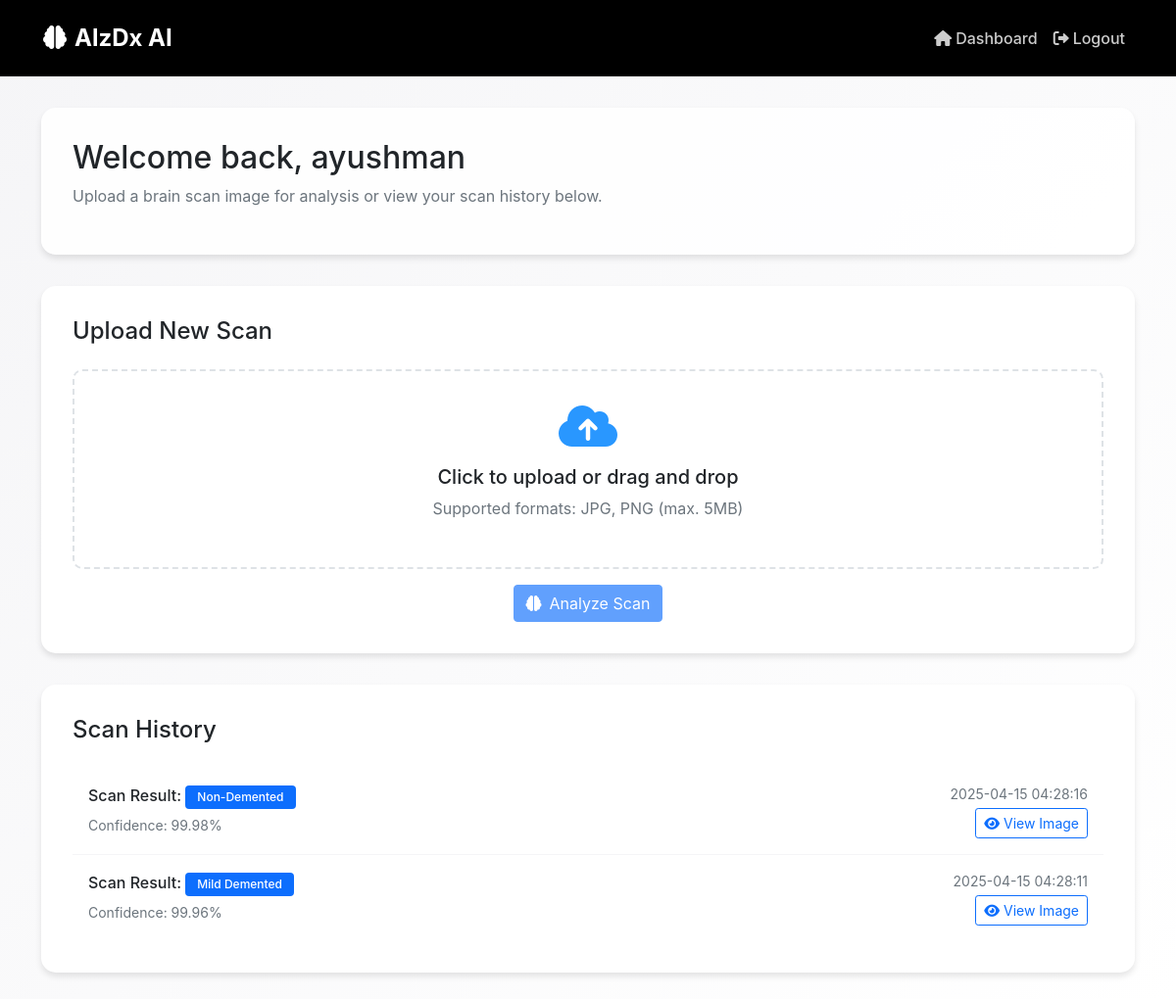
Screenshot of /dashboard (signed in) with the database file from the repository.
### tables this page shows
CREATE TABLE scans
                 (id INTEGER PRIMARY KEY AUTOINCREMENT,
                  user_id INTEGER,
                  image_path TEXT NOT NULL,
                  prediction TEXT NOT NULL,
                  confidence REAL NOT NULL,
                  created_at TIMESTAMP DEFAULT CURRENT_TIMESTAMP,
                  FOREIGN KEY (user_id) REFERENCES users (id));

### app.py (the view)
@app.route('/dashboard')
def dashboard():
    if 'user_id' not in session:
        return redirect(url_for('login'))
    db = get_db()
    scans = db.execute('''SELECT * FROM scans
                         WHERE user_id = ?
                         ORDER BY created_at DESC''',
                       (session['user_id'],)).fetchall()
    return render_template('patient_dashboard.html',
                           username=session['username'],
                           scans=scans)

### app.py (called while the page is built)
def get_db():
    conn = sqlite3.connect('database.db')
    conn.row_factory = sqlite3.Row
    return conn

### templates/patient_dashboard.html (shortened to what this page needs)
<!DOCTYPE html>
<html lang="en">
<head>
    <link href="https://cdn.jsdelivr.net/npm/bootstrap@5.1.3/dist/css/bootstrap.min.css" rel="stylesheet">
    <link href="https://cdnjs.cloudflare.com/ajax/libs/font-awesome/6.0.0/css/all.min.css" rel="stylesheet">
</head>
<body>
    <nav class="navbar navbar-expand-lg">
        <div class="container-fluid">
            <a class="navbar-brand" href="#">
                <i class="fas fa-brain me-2"></i>AlzDx AI
            </a>
            <div class="collapse navbar-collapse justify-content-end" id="navbarNav">
                <ul class="navbar-nav">
                    <li class="nav-item">
                        <a class="nav-link" href="{{ url_for('dashboard') }}">
                            <i class="fas fa-home me-1"></i>Dashboard
                        </a>
                    </li>
                    <li class="nav-item">
                        <a class="nav-link" href="{{ url_for('logout') }}">
                            <i class="fas fa-sign-out-alt me-1"></i>Logout
                        </a>
                    </li>
                </ul>
            </div>
        </div>
    </nav>
    <div class="container">
        <div class="welcome-section">
            <h2>Welcome back, {{ username }}</h2>
            <p class="text-muted">Upload a brain scan image for analysis or view your scan history below.</p>
        </div>
        <div class="upload-section">
            <h4 class="mb-4">Upload New Scan</h4>
            <form action="{{ url_for('predict') }}" method="post" enctype="multipart/form-data">
                <div class="upload-area" onclick="document.getElementById('scan-file').click()">
                    <i class="fas fa-cloud-upload-alt upload-icon"></i>
                    <h5>Click to upload or drag and drop</h5>
                    <p class="text-muted">Supported formats: JPG, PNG (max. 5MB)</p>
                </div>
                <div class="text-center mt-3">
                    <button type="submit" class="btn btn-primary" id="upload-btn" disabled>
                        <i class="fas fa-brain me-2"></i>Analyze Scan
                    </button>
                </div>
            </form>
        </div>
        <div class="history-section">
            <h4 class="mb-4">Scan History</h4>
            {% if scans %}
                {% for scan in scans %}
                    <div class="scan-item">
                        <div class="d-flex justify-content-between align-items-center">
                            <div>
                                <h6 class="mb-1">Scan Result: <span class="badge bg-primary">{{ scan.prediction }}</span></h6>
                                <small class="text-muted">
                                    Confidence: {{ "%.2f"|format(scan.confidence * 100) }}%
                                </small>
                            </div>
                            <div class="text-end">
                                <small class="text-muted d-block">{{ scan.created_at.split('.')[0] }}</small>
                                <a href="{{ url_for('static', filename=scan.image_path.split('static/')[1]) }}"
                                   class="btn btn-sm btn-outline-primary mt-1" target="_blank">
                                    <i class="fas fa-eye me-1"></i>View Image
                                </a>
                            </div>
                        </div>
                    </div>
                {% endfor %}
            {% else %}
                <p class="text-muted text-center">No scans found. Upload your first scan to get started!</p>
            {% endif %}
        </div>
    </div>
</body>
</html>

### templates/patient_dashboard.html (style rules this page uses)
body { background: linear-gradient(135deg, #f5f5f7 0%, #ffffff 100%); min-height: 100vh; font-family: -apple-system, BlinkMacSystemFont, 'Segoe UI', Roboto, Oxygen, Ubuntu, Cantarell, sans-serif; }
.navbar { background: #000000; padding: 1rem 2rem; }
.navbar-brand { color: white !important; font-size: 1.5rem; font-weight: 700; }
.nav-link { color: rgba(255, 255, 255, 0.8) !important; font-weight: 500; padding: 0.5rem 1rem; }
.container { padding-top: 2rem; padding-bottom: 2rem; }
.welcome-section { background: rgba(255, 255, 255, 0.9); border-radius: 15px; padding: 2rem; margin-bottom: 2rem; box-shadow: 0 4px 6px rgba(0, 0, 0, 0.1); }
.upload-section { background: white; border-radius: 15px; padding: 2rem; margin-bottom: 2rem; box-shadow: 0 4px 6px rgba(0, 0, 0, 0.1); }
.history-section { background: white; border-radius: 15px; padding: 2rem; box-shadow: 0 4px 6px rgba(0, 0, 0, 0.1); }
.scan-item { padding: 1rem; border-bottom: 1px solid #f5f5f7; transition: background-color 0.3s ease; }
.scan-item:last-child { border-bottom: none; }
.upload-area { border: 2px dashed #dee2e6; border-radius: 10px; padding: 2rem; text-align: center; cursor: pointer; transition: all 0.3s ease; }
.upload-icon { font-size: 3rem; color: #2997ff; margin-bottom: 1rem; }
.badge { padding: 0.5em 1em; font-weight: 500; }

### rows the page displays
scans: prediction "Non-Demented", scan.confidence*100 "99.98", created_at "2025-04-15 04:28:16"
scans: prediction "Mild Demented", scan.confidence*100 "99.96", created_at "2025-04-15 04:28:11"

### other values shown
{{ username }} "ayushman"
